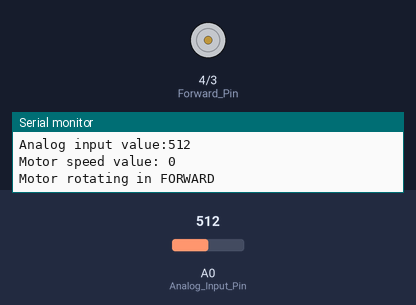
A sketch run on a simulated Arduino Uno, built with avr-gcc and run on an emulated ATmega328P. On the bench: motor-driver pin pairs drawn as motors (green arrow = first pin HIGH = forward, orange = second pin HIGH = backward, longer = more drive, scaled by the enable pin), the last lines printed to the serial monitor. Inputs (shaded band) come from the test bench; at power-on: A0 (Analog_Input_Pin) = 512.

Above: at 1.2 s.
1.3 s: A0 (Analog_Input_Pin) set to 511
2.8 s: A0 (Analog_Input_Pin) set to 306
At 3.5 s:
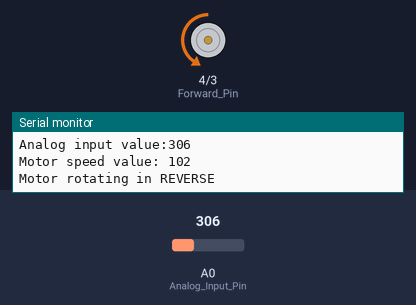
4.3 s: A0 (Analog_Input_Pin) set to 521
At 5.5 s:
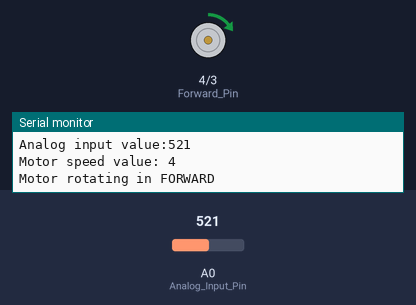
5.8 s: A0 (Analog_Input_Pin) set to 501
At 6.1 s:
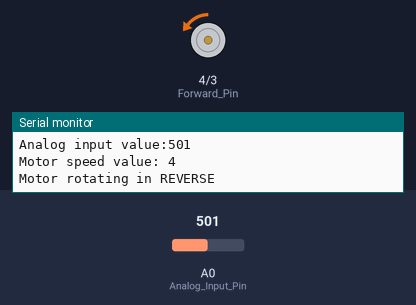
7.3 s: A0 (Analog_Input_Pin) set to 716
At 8.1 s:
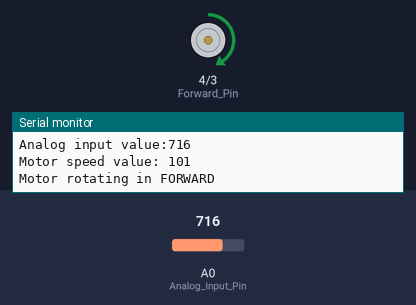
8.9 s: A0 (Analog_Input_Pin) set to 900
At 9.9 s:
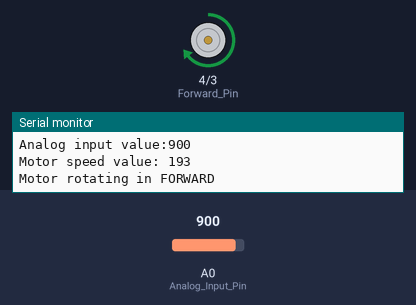
Timing chart, 0 to 11.4 s (numbered marks = the images above; inputs shaded):
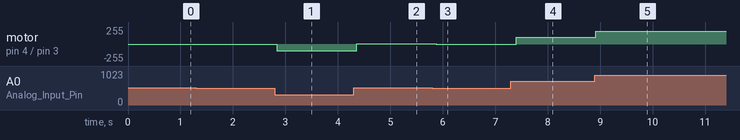

The sketch:

Joystick_Motor_Speed_Control.ino
```cpp
// MOTOR SPEED CONTROL L298N MOTOR DRIVER WITH JOYSTICK CONTROL

// Initialize the necessary variables
int Analog_Input_Pin = A0;
int Reverse_Pin = 3;
int Forward_Pin = 4;
int Speed_Control_Pin = 5;
int Motor_Speed = 0;

void setup() {

  // Do not forget to set the BAUD RATE of the serial monitor to 115200
  Serial.begin(115200);

  // Initialize Analog_Input_Pin to be an input
  pinMode(Analog_Input_Pin,INPUT);

  // Initialize motor control polarity pins as outputs
  pinMode(Forward_Pin,OUTPUT);
  pinMode(Reverse_Pin,OUTPUT);

  // Initialize motor speed control pin as output
  pinMode(Speed_Control_Pin,OUTPUT);

}

void loop() {

  // Arduino will respond every 100 milliseconds
  delay(100);

  // Print in the serial monitor the status of the motor speed controller
  Serial.println("");
  Serial.print("Analog input value:" );
  Serial.println(analogRead(Analog_Input_Pin));
  Serial.print("Motor speed value: ");
  Serial.println(Motor_Speed);

  // Note that analog input values obtained can vary from 0 to 1023
  // Analog input value of 0 can mean the joystick is pointed to the lowest
  // Analog input value of 1023 can mean the joystick is pointed to the highest
  // The other way around is also possible
  // For a stationary joystick, its analog input value can be around 511.5 (that is between 0 and 1023)
  // The motor should not move around analog input value 511.5
  // Note that analog input values are always integers

  // Here are the nested if conditions

    if (analogRead(Analog_Input_Pin) > 511.5)
  {
    // These lines of code executes when the analog input value is more than 511.5

    // By using the map() function, the motor speed is the fastest when the analog input value is 1023
    // The analog input value will map the value between 0 and 255
    Motor_Speed = map(analogRead(Analog_Input_Pin), 512, 1023, 0, 255);

    // The acceptable value for Motor_Speed is 0 to 255 where 0 is stationary and 255 is the fastest speed
    analogWrite(Speed_Control_Pin,Motor_Speed);

    // The motor must rotate forwards by only setting Forward_Pin to HIGH
    digitalWrite(Reverse_Pin,LOW);
    digitalWrite(Forward_Pin,HIGH);

    // Print in the serial monitor that the motor is rotating in reverse
    Serial.println("Motor rotating in FORWARD");

  }


  else if (analogRead(Analog_Input_Pin) < 511.5)
  {
    // These lines of code executes when the analog input value is less than 511.5

    // By using the map() function, the motor speed is the fastest when the analog input value is 0
    // The analog input value will map the value between 0 and 255
    Motor_Speed = map(analogRead(Analog_Input_Pin), 511, 0, 0, 255);

    // The acceptable value for Motor_Speed is 0 to 255 where 0 is stationary and 255 is the fastest speed
    analogWrite(Speed_Control_Pin,Motor_Speed);

    // The motor must rotate backwards by only setting Reverse_Pin to HIGH
    digitalWrite(Forward_Pin,LOW);
    digitalWrite(Reverse_Pin,HIGH);

    // Print in the serial monitor that the motor is rotating in reverse
    Serial.println("Motor rotating in REVERSE");

  }
}

// Further notes for map() function syntax
// map( value , fromLow , fromHigh , toLow , toHigh)
```

Measured:
- after the input at 2.8 s, motor on pin 4 (Forward_Pin) / pin 3 (Reverse_Pin): stopped → backward 102/255 at once
- after the input at 4.3 s, motor on pin 4 (Forward_Pin) / pin 3 (Reverse_Pin): backward 102/255 → forward 4/255 after 0.06 s
- after the input at 5.8 s, motor on pin 4 (Forward_Pin) / pin 3 (Reverse_Pin): forward 4/255 → backward 4/255 after 0.08 s
- after the input at 7.3 s, motor on pin 4 (Forward_Pin) / pin 3 (Reverse_Pin): backward 4/255 → forward 101/255 after 0.10 s
- after the input at 8.9 s, motor on pin 4 (Forward_Pin) / pin 3 (Reverse_Pin): forward 101/255 → forward 193/255 at once
